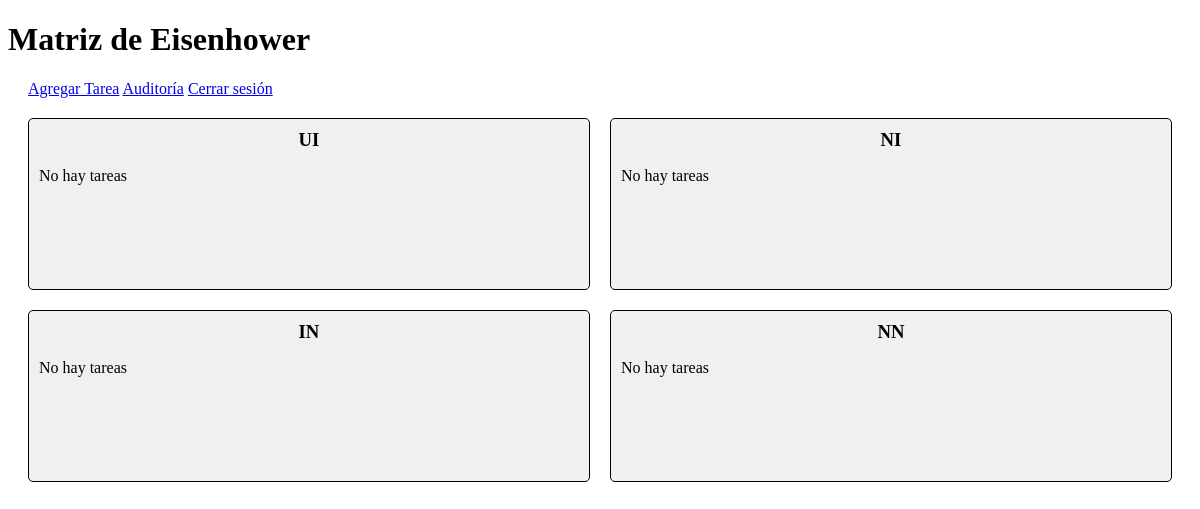
The app's page / (signed in), older data.
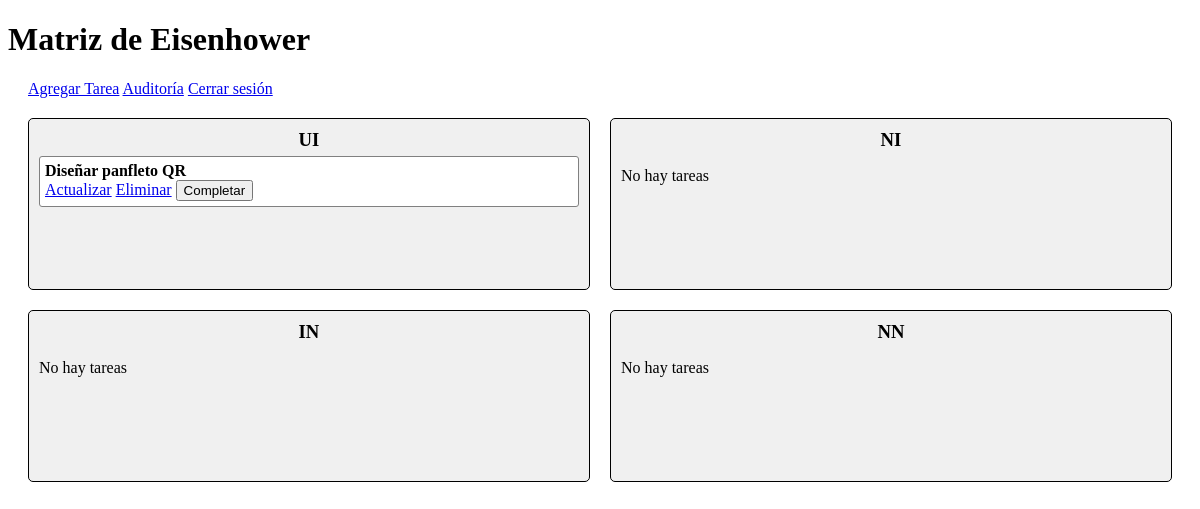
The same page, newer data.
### taskmanager/models.py (models this page shows, shortened)
class Task(models.Model):
    PRIORITY_CHOICES = [
        ('UI', 'Urgente e Importante'),
        ('NI', 'No Importante pero Urgente'),
        ('IN', 'Importante pero No Urgente'),
        ('NN', 'No Importante ni Urgente'),
    ]
    STATUS_CHOICES = [
        ('completed', 'Completado'),
        ('in_progress', 'En Proceso'),
    ]
    title = models.CharField(max_length=100)
    description = models.TextField()
    assigned_to = models.CharField(max_length=100)
    area = models.CharField(max_length=100)
    subgroup = models.CharField(max_length=100)
    role = models.CharField(max_length=100)
    start_date = models.DateTimeField(auto_now_add=True)
    due_date = models.DateTimeField()
    priority = models.CharField(max_length=2, choices=PRIORITY_CHOICES)
    status = models.CharField(
        max_length=20,
        choices=STATUS_CHOICES,
        default='in_progress'
    )

### taskmanager/views.py (the view)
# urls.py: path('', login_required(task_views.matrix_view), name='matrix'),
@login_required
def matrix_view(request):
    tasks = {
        'UI': Task.objects.filter(priority='UI'),
        'NI': Task.objects.filter(priority='NI'),
        'IN': Task.objects.filter(priority='IN'),
        'NN': Task.objects.filter(priority='NN'),
    }
    return render(request, 'matrix.html', {'tasks': tasks})

### templates/matrix.html (shortened to what this page needs)
<!DOCTYPE html>
<html lang="en">
<head>
</head>
<body>
    <h1>Matriz de Eisenhower</h1>
    <div class="controls">
        <a href="{% url 'create_task' %}">Agregar Tarea</a>
        <a href="{% url 'audit_log' %}">Auditoría</a>
        <a href="{% url 'logout' %}">Cerrar sesión</a>
    </div>
    <div class="matrix">
        {% for key, quadrant in tasks.items %}
        <div class="quadrant" id="{{ key }}" ondrop="drop(event)" ondragover="allowDrop(event)">
            <h3
                {% if key == "UI" %}
                title="Urgente e Importante: Estas tareas deben ser realizadas de inmediato."
                {% elif key == "NI" %}
                title="No Importante pero Urgente: Estas tareas son importantes pero pueden ser planificadas."
                {% elif key == "IN" %}
                title="Urgente pero No Importante: Estas tareas deben delegarse."
                {% elif key == "NN" %}
                title="No Importante ni Urgente: Estas tareas deben eliminarse o ignorarse."
                {% endif %}
            >
                {{ key }}
            </h3>
            {% for task in quadrant %}
            <div class="task {% if task.status == 'completed' %}completed{% endif %}"
                 draggable="true" ondragstart="drag(event)" data-id="{{ task.id }}">
                <strong>{{ task.title }}</strong>
                <div>
                    <a href="{% url 'update_task' task.id %}">Actualizar</a>
                    <a href="{% url 'delete_task' task.id %}">Eliminar</a>
                    <form method="post" action="{% url 'mark_completed' task.id %}" style="display: inline;">
                        <button type="submit">
                            {% if task.status == 'completed' %}Desmarcar{% else %}Completar{% endif %}
                        </button>
                    </form>
                </div>
            </div>
            {% empty %}
            <p>No hay tareas</p>
            {% endfor %}
        </div>
        {% endfor %}
    </div>
</body>
</html>

### templates/matrix.html (style rules this page uses)
.matrix { display: grid; grid-template-columns: 1fr 1fr; grid-template-rows: 1fr 1fr; gap: 20px; margin: 20px; }
.quadrant { border: 1px solid black; padding: 10px; border-radius: 5px; min-height: 150px; background-color: #f0f0f0; }
.quadrant h3 { margin: 0; text-align: center; }
.task { padding: 5px; margin: 5px 0; border: 1px solid gray; border-radius: 3px; background: #ffffff; cursor: grab; }
.controls { margin: 20px; }

Row changes from the older to the newer data that the page shows:
added Task: title "Diseñar panfleto QR", status "Completar"
Text that changed along with them:
list line gone: "No hay tareas"
